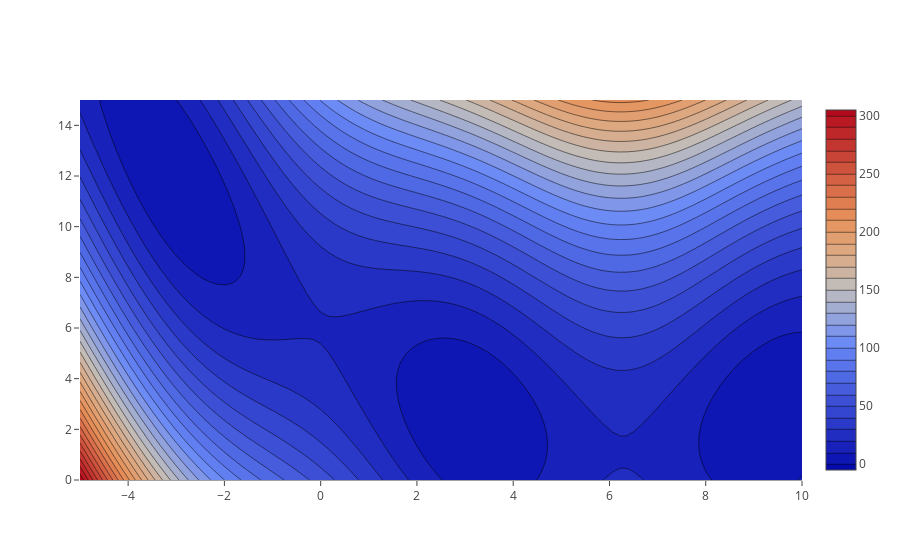

Here is the notebook cell this chart was saved with:
### Code cell
import plotly
import plotly.graph_objs as go
plotly.offline.init_notebook_mode(connected=True)

data = [
    go.Contour(
        z=Yfinegrid.reshape((100,100)),
        x=np.linspace(-5,10,100),
        y=np.linspace(0,15,100),
        contours = dict(
            start = 0,
            end = 300,
            size = 10
        ),
    )]

plotly.offline.iplot(data)
